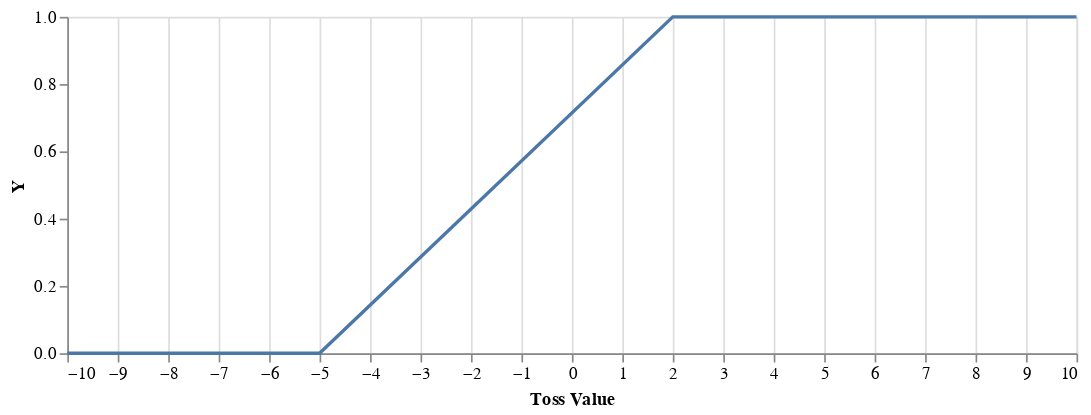

This figure's notebook cell:
### Code cell
vlShow $ linePlot xsDouble ysDouble

### Figure 1 — Vega-Lite specification as saved in the notebook (floating-point values rounded to 4 significant figures)
{"$schema": "https://vega.github.io/schema/vega-lite/v2.json", "config": {"axis": {"domainWidth": 1}, "selection": {"single": {"on": "dblclick"}}}, "data": {"values": [{"X": -10, "Y": 0}, {"X": -5, "Y": 0}, {"X": 2, "Y": 1}, {"X": 6, "Y": 1}, {"X": 10, "Y": 1}]}, "description": "Logistic Regression", "encoding": {"x": {"axis": {"grid": true, "title": "Toss Value"}, "field": "X", "type": "quantitative"}, "y": {"axis": {"grid": false}, "field": "Y", "type": "quantitative"}}, "height": 200, "mark": "line", "width": 600}
